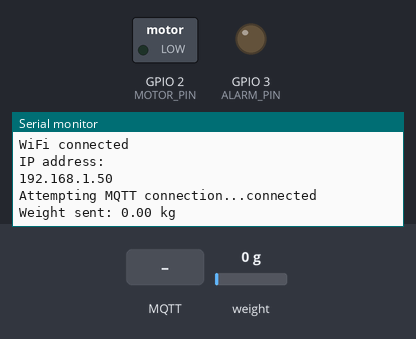
Recording of a sketch running on a simulated ESP32. Parts: switched loads named in the sketch (green lamp = pin HIGH), output pins drawn as LEDs (lit = HIGH), the last lines printed to the serial monitor. Inputs (shaded band) come from the test bench; at power-on: weight on the scale 0 g. WiFi joins after 1.5 s; servers stay silent unless stated; no MQTT or app messages arrive unless stated.

Above: at 3.7 s.
3.8 s: MQTT message "," arrives on the first subscribed topic
At 5.6 s:
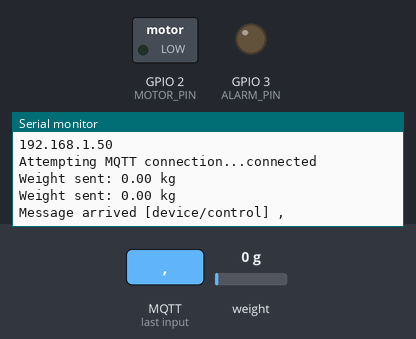
6.2 s: MQTT message "}" arrives on the first subscribed topic
At 7.8 s:
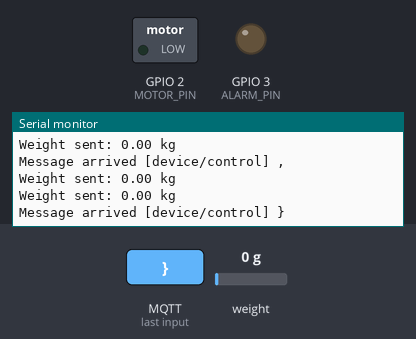
8.4 s: MQTT message "5" arrives on the first subscribed topic
At 9.8 s:
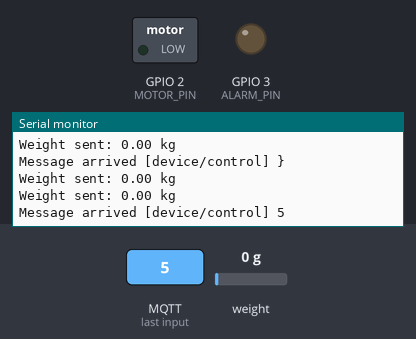

Measured:
- after the input at 3.8 s, the serial monitor: prints a new line after 0.97 s (image 1)
- after the input at 6.2 s, the serial monitor: prints a new line after 0.77 s (image 2)
- after the input at 8.4 s, the serial monitor: prints a new line after 0.77 s (image 3)

The sketch:

example-device-code.ino
```cpp
/*
 * Example ESP32/ESP8266 Code untuk Smart Car IoT
 *
 * Hardware:
 * - Load Cell + HX711 (Weight Sensor)
 * - Motor DC Driver
 * - Buzzer (Alarm)
 * - WiFi Module
 *
 * Libraries Required:
 * - WiFi.h (built-in)
 * - PubSubClient.h (MQTT)
 * - HX711.h (Weight sensor)
 */

#include <WiFi.h>
#include <PubSubClient.h>
#include <HX711.h>

// WiFi Configuration
const char* ssid = "YOUR_WIFI_SSID";
const char* password = "YOUR_WIFI_PASSWORD";

// MQTT Configuration - HiveMQ Cloud
const char* mqtt_server = "3577e8e742b544419045e2a77c8ec76d.s1.eu.hivemq.cloud";
const int mqtt_port = 8883; // TLS port
const char* mqtt_username = "YOUR_HIVEMQ_USERNAME";
const char* mqtt_password = "YOUR_HIVEMQ_PASSWORD";
const char* mqtt_client_id = "esp32_car_001";
const char* device_id = "esp32_001";

// MQTT Topics
const char* topic_weight_data = "device/weight/data";
const char* topic_control = "device/control";
const char* topic_settings = "device/settings";
const char* topic_status = "device/status";

// Pin Configuration
#define HX711_DOUT 4
#define HX711_SCK 5
#define MOTOR_PIN 2
#define ALARM_PIN 3

// HX711 Setup
HX711 scale;

// WiFi & MQTT Clients
WiFiClient espClient;
PubSubClient client(espClient);

// Variables
float currentWeight = 0;
float maxWeight = 500.0;
bool motorEnabled = false;
bool alarmEnabled = false;
bool isOverload = false;
unsigned long lastWeightSend = 0;
const unsigned long weightSendInterval = 1000; // Send weight every 1 second

void setup() {
  Serial.begin(115200);

  // Initialize pins
  pinMode(MOTOR_PIN, OUTPUT);
  pinMode(ALARM_PIN, OUTPUT);
  digitalWrite(MOTOR_PIN, LOW);
  digitalWrite(ALARM_PIN, LOW);

  // Initialize HX711
  scale.begin(HX711_DOUT, HX711_SCK);
  scale.set_scale(); // Calibrate this value
  scale.tare(); // Reset scale to 0

  // Connect WiFi
  setup_wifi();

  // Setup MQTT
  client.setServer(mqtt_server, mqtt_port);
  client.setCallback(mqtt_callback);
}

void loop() {
  // Reconnect if MQTT disconnected
  if (!client.connected()) {
    reconnect_mqtt();
  }
  client.loop();

  // Read weight sensor
  if (scale.is_ready()) {
    currentWeight = scale.get_units(10); // Read average of 10 samples

    // Send weight data to API every interval
    if (millis() - lastWeightSend >= weightSendInterval) {
      sendWeightData();
      lastWeightSend = millis();
    }
  }

  // Control motor and alarm based on received commands
  digitalWrite(MOTOR_PIN, motorEnabled ? HIGH : LOW);
  digitalWrite(ALARM_PIN, alarmEnabled ? HIGH : LOW);

  delay(100);
}

void setup_wifi() {
  delay(10);
  Serial.println();
  Serial.print("Connecting to ");
  Serial.println(ssid);

  WiFi.begin(ssid, password);

  while (WiFi.status() != WL_CONNECTED) {
    delay(500);
    Serial.print(".");
  }

  Serial.println("");
  Serial.println("WiFi connected");
  Serial.println("IP address: ");
  Serial.println(WiFi.localIP());
}

void reconnect_mqtt() {
  while (!client.connected()) {
    Serial.print("Attempting MQTT connection...");

    // Connect with username and password for HiveMQ Cloud
    if (client.connect(mqtt_client_id, mqtt_username, mqtt_password)) {
      Serial.println("connected");

      // Subscribe to control and settings topics
      client.subscribe(topic_control);
      client.subscribe(topic_settings);

      // Send initial status
      sendStatus();
    } else {
      Serial.print("failed, rc=");
      Serial.print(client.state());
      Serial.println(" try again in 5 seconds");
      delay(5000);
    }
  }
}

void mqtt_callback(char* topic, byte* payload, unsigned int length) {
  String message = "";
  for (int i = 0; i < length; i++) {
    message += (char)payload[i];
  }

  Serial.print("Message arrived [");
  Serial.print(topic);
  Serial.print("] ");
  Serial.println(message);

  // Parse JSON (simplified - use ArduinoJson library for better parsing)
  if (String(topic) == topic_control) {
    // Parse control command
    // Example: {"motor_enabled":true,"alarm_enabled":false,"is_overload":false}
    if (message.indexOf("\"motor_enabled\":true") > 0) {
      motorEnabled = true;
    } else if (message.indexOf("\"motor_enabled\":false") > 0) {
      motorEnabled = false;
    }

    if (message.indexOf("\"alarm_enabled\":true") > 0) {
      alarmEnabled = true;
    } else if (message.indexOf("\"alarm_enabled\":false") > 0) {
      alarmEnabled = false;
    }

    if (message.indexOf("\"is_overload\":true") > 0) {
      isOverload = true;
    } else if (message.indexOf("\"is_overload\":false") > 0) {
      isOverload = false;
    }

    // Extract max_weight if present
    int maxWeightIndex = message.indexOf("\"max_weight\":");
    if (maxWeightIndex > 0) {
      String maxWeightStr = message.substring(maxWeightIndex + 12);
      maxWeightStr = maxWeightStr.substring(0, maxWeightStr.indexOf(","));
      maxWeight = maxWeightStr.toFloat();
    }
  }

  if (String(topic) == topic_settings) {
    // Parse settings update
    int maxWeightIndex = message.indexOf("\"max_weight\":");
    if (maxWeightIndex > 0) {
      String maxWeightStr = message.substring(maxWeightIndex + 12);
      maxWeightStr = maxWeightStr.substring(0, maxWeightStr.indexOf("}"));
      maxWeight = maxWeightStr.toFloat();
      Serial.print("Max weight updated to: ");
      Serial.println(maxWeight);
    }
  }
}

void sendWeightData() {
  String payload = "{";
  payload += "\"device_id\":\"" + String(device_id) + "\",";
  payload += "\"weight\":" + String(currentWeight, 2) + ",";
  payload += "\"timestamp\":\"" + getTimestamp() + "\"";
  payload += "}";

  client.publish(topic_weight_data, payload.c_str());
  Serial.println("Weight sent: " + String(currentWeight, 2) + " kg");
}

void sendStatus() {
  String payload = "{";
  payload += "\"device_id\":\"" + String(device_id) + "\",";
  payload += "\"status\":\"online\",";
  payload += "\"timestamp\":\"" + getTimestamp() + "\"";
  payload += "}";

  client.publish(topic_status, payload.c_str());
}

String getTimestamp() {
  // Simplified timestamp - use NTP for real timestamp
  return String(millis());
}
```
